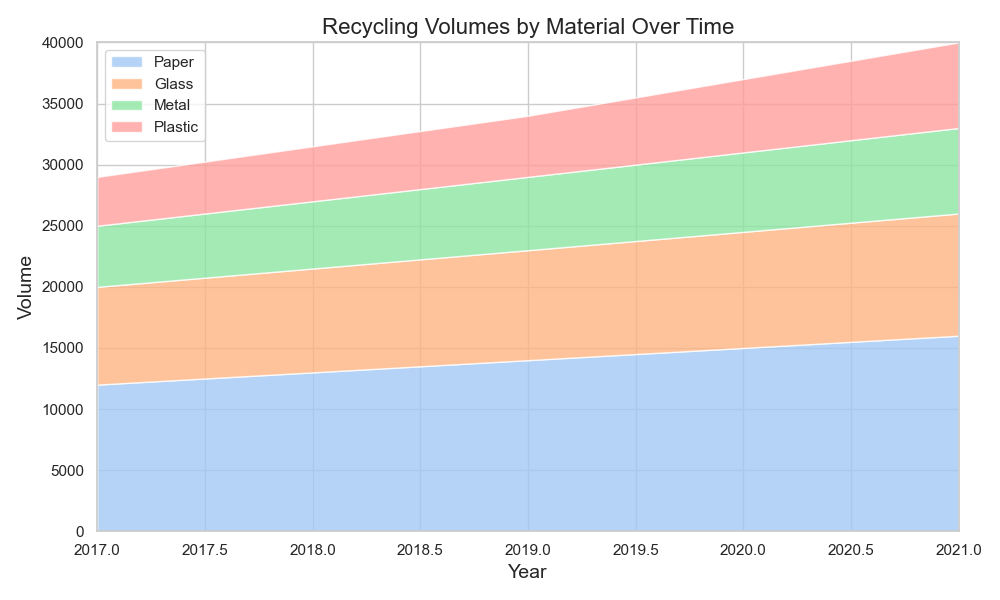

Recreate this plot in Python.

import pandas as pd
import seaborn as sns
import matplotlib.pyplot as plt

# Initialize the list of dictionaries with the given data
data = [
    {'Year': 2017, 'Paper': 12000, 'Glass': 8000, 'Metal': 5000, 'Plastic': 4000},
    {'Year': 2018, 'Paper': 13000, 'Glass': 8500, 'Metal': 5500, 'Plastic': 4500},
    {'Year': 2019, 'Paper': 14000, 'Glass': 9000, 'Metal': 6000, 'Plastic': 5000},
    {'Year': 2020, 'Paper': 15000, 'Glass': 9500, 'Metal': 6500, 'Plastic': 6000},
    {'Year': 2021, 'Paper': 16000, 'Glass': 10000, 'Metal': 7000, 'Plastic': 7000}
]

# Create a DataFrame
df = pd.DataFrame(data)

# Set 'Year' as the index
df.set_index('Year', inplace=True)

# Create a stacked area chart
fig, ax = plt.subplots(figsize=(10, 6))

# Variable to hold cumulative values
cumulative = df.cumsum(axis=1)

# Colors for each category
colors = sns.color_palette("pastel")

# Build the stackplot
ax.stackplot(df.index, [df[col] for col in df.columns], labels=df.columns, colors=colors, alpha=0.8)

# Beautifying the plot
ax.margins(0, 0)
ax.set_title('Recycling Volumes by Material Over Time', fontsize=16)
ax.set_xlabel('Year', fontsize=14)
ax.set_ylabel('Volume', fontsize=14)

# Adding the legend
ax.legend(loc='upper left')

plt.tight_layout()

# Show the plot
plt.show()
